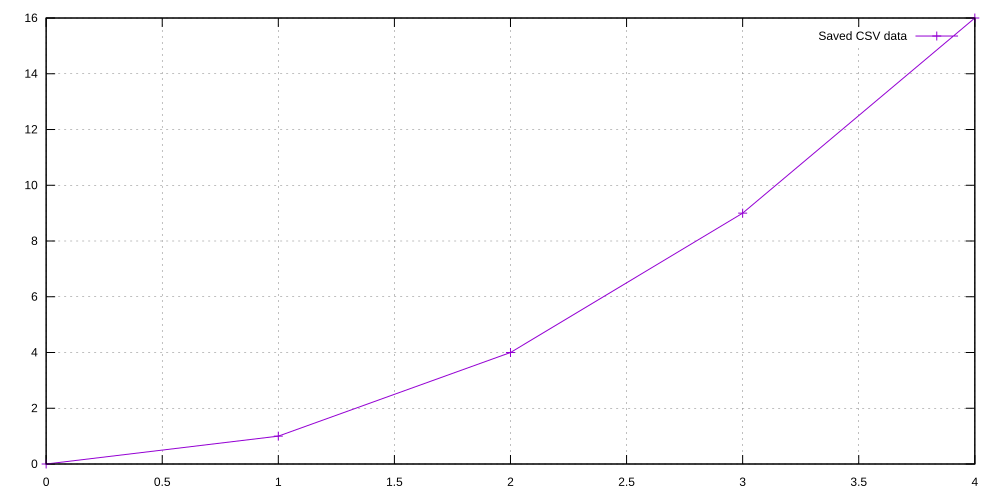

This chart was generated by the following gnuplot code:
set datafile separator comma
set grid
plot "./data/results.csv" using 1:2 with linespoints title "Saved CSV data"
